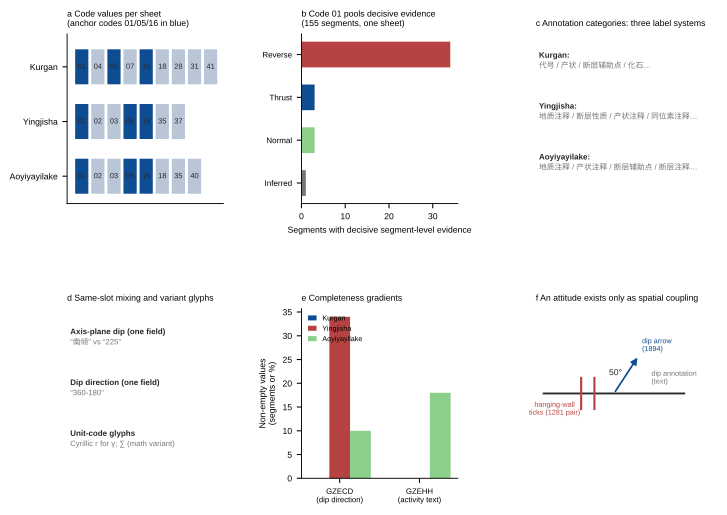

Write the Python code that produced this figure.
# -*- coding: utf-8 -*-
"""Fig. 1 | Six-type semantic looseness: empirical evidence from three sheets.

Panels: a) code values per sheet (anchor codes highlighted); b) one-code-many-
meanings (decisive evidence inside code 01); c) three annotation label systems;
d) same-slot mixing and variant glyphs; e) completeness gradients; f) attitude
as spatial coupling of three cartographic elements.
"""
import matplotlib as mpl
import matplotlib.pyplot as plt
from matplotlib.patches import FancyArrowPatch
import numpy as np

mpl.rcParams.update({
    "font.family": "sans-serif",
    "font.sans-serif": ["Arial", "DejaVu Sans", "sans-serif"],
    "svg.fonttype": "none",
    "pdf.fonttype": 42,
    "font.size": 6.5,
    "axes.spines.right": False,
    "axes.spines.top": False,
    "axes.linewidth": 0.7,
    "legend.frameon": False,
})

BLUE = "#0F4D92"
RED = "#B64342"
GREY = "#767676"
GOLD = "#C9A227"

fig = plt.figure(figsize=(7.0, 5.2))
gs = fig.add_gridspec(2, 3, hspace=0.62, wspace=0.5,
                      left=0.055, right=0.985, top=0.95, bottom=0.06)

# ---- a) code values per sheet ----------------------------------------------
ax = fig.add_subplot(gs[0, 0])
sheets = ["Kurgan", "Yingjisha", "Aoyiyayilake"]
codes = {
    "Kurgan": ["01", "04", "05", "07", "16", "18", "28", "31", "41"],
    "Yingjisha": ["01", "02", "03", "05", "16", "35", "37"],
    "Aoyiyayilake": ["01", "02", "03", "05", "16", "18", "35", "40"],
}
ANCHOR = {"01", "05", "16"}
for row, s in enumerate(sheets):
    y = 2 - row
    for col, c in enumerate(codes[s]):
        colr = BLUE if c in ANCHOR else "#B9C6D8"
        ax.add_patch(plt.Rectangle((col, y - 0.32), 0.82, 0.64,
                                   facecolor=colr, edgecolor="none"))
        ax.text(col + 0.41, y, c, ha="center", va="center", fontsize=5.6,
                color="#272727")
ax.set_xlim(-0.5, 9.2)
ax.set_ylim(-0.5, 2.6)
ax.set_yticks([0, 1, 2])
ax.set_yticklabels(sheets[::-1])
ax.set_xticks([])
ax.set_title("a  Code values per sheet\n(anchor codes 01/05/16 in blue)",
             fontsize=6.5, loc="left")

# ---- b) one code, many meanings --------------------------------------------
ax = fig.add_subplot(gs[0, 1])
# decisive evidence inside code 01 (own-level calibration, Kurgan)
own = [("Reverse", 34), ("Thrust", 3), ("Normal", 3), ("Inferred", 1)]
names = [p[0] for p in own][::-1]
vals = [p[1] for p in own][::-1]
ax.barh(names, vals, color=[RED, BLUE, "#8BCF8B", GREY][::-1], height=0.6)
ax.set_title("b  Code 01 pools decisive evidence\n(155 segments, one sheet)",
             fontsize=6.5, loc="left")
ax.set_xlabel("Segments with decisive segment-level evidence")
ax.tick_params(axis="y", labelsize=6)

# ---- c) three label systems -------------------------------------------------
ax = fig.add_subplot(gs[0, 2])
ax.axis("off")
ax.set_title("c  Annotation categories: three label systems",
             fontsize=6.5, loc="left")
sys_rows = [
    ("Kurgan", "代号 / 产状 / 断层辅助点 / 化石…"),
    ("Yingjisha", "地质注释 / 断层性质 / 产状注释 / 同位素注释…"),
    ("Aoyiyayilake", "地质注释 / 产状注释 / 断层辅助点 / 断层注释…"),
]
for i, (s, txt) in enumerate(sys_rows):
    ax.text(0.02, 0.86 - i * 0.3, f"{s}:", fontsize=6, fontweight="bold",
            color="#272727", transform=ax.transAxes)
    ax.text(0.02, 0.80 - i * 0.3, txt, fontsize=5.8, color=GREY,
            transform=ax.transAxes)

# ---- d) same-slot mixing -----------------------------------------------------
ax = fig.add_subplot(gs[1, 0])
ax.axis("off")
ax.set_title("d  Same-slot mixing and variant glyphs", fontsize=6.5, loc="left")
items = [
    ("Axis-plane dip (one field)", "“南倾”  vs  “225”"),
    ("Dip direction (one field)", "“360-180”"),
    ("Unit-code glyphs", "Cyrillic г for γ;  ∑ (math variant)"),
]
for i, (k, v) in enumerate(items):
    ax.text(0.02, 0.85 - i * 0.3, k, fontsize=6, fontweight="bold",
            color="#272727", transform=ax.transAxes)
    ax.text(0.02, 0.79 - i * 0.3, v, fontsize=5.8, color=GREY,
            transform=ax.transAxes)

# ---- e) completeness gradients ----------------------------------------------
ax = fig.add_subplot(gs[1, 1])
metrics = ["GZECD\n(dip direction)", "GZEHH\n(activity text)"]
kur = [0, 0]
yin = [34, 0]
aoy = [10, 18]
x = np.arange(2)
w = 0.26
ax.bar(x - w, kur, w, color=BLUE, label="Kurgan")
ax.bar(x, yin, w, color=RED, label="Yingjisha")
ax.bar(x + w, aoy, w, color="#8BCF8B", label="Aoyiyayilake")
ax.set_xticks(x)
ax.set_xticklabels(metrics, fontsize=5.8)
ax.set_ylabel("Non-empty values\n(segments or %)")
ax.set_title("e  Completeness gradients", fontsize=6.5, loc="left")
ax.legend(fontsize=5.4, loc="upper left", handlelength=1.2)

# ---- f) attitude as spatial coupling -----------------------------------------
ax = fig.add_subplot(gs[1, 2])
ax.axis("off")
ax.set_xlim(0, 10)
ax.set_ylim(0, 6)
ax.set_title("f  An attitude exists only as spatial coupling",
             fontsize=6.5, loc="left")
# fault trace
ax.plot([0.5, 9.5], [3.0, 3.0], color="#272727", lw=1.4)
# dip arrow (1894)
ar = FancyArrowPatch((5.0, 3.0), (6.6, 4.35), arrowstyle="-|>",
                     mutation_scale=10, color=BLUE, lw=1.3)
ax.add_patch(ar)
ax.text(6.8, 4.5, "dip arrow\n(1894)", fontsize=5.4, color=BLUE)
# paired ticks (1281 pair)
for dx in (-1.1, -0.25):
    ax.plot([4.0 + dx, 4.0 + dx], [2.45, 3.55], color=RED, lw=1.6)
ax.text(1.2, 2.25, "hanging-wall\nticks (1281 pair)", fontsize=5.4, color=RED,
        ha="center")
# dip annotation (text 0)
ax.text(5.1, 3.65, "50°", fontsize=6.5, color="#272727", ha="center")
ax.text(7.4, 3.35, "dip annotation\n(text)", fontsize=5.4, color=GREY)

for lbl, (r, c) in zip("abcdef", [(0, 0), (0, 1), (0, 2), (1, 0), (1, 1), (1, 2)]):
    pass  # titles already carry panel letters

import sys
sys.path.insert(0, r"C:\Users\Administrator\.claude\skills\nature-figure\scripts")
from audit_panel_alignment import require_matplotlib_panel_alignment

require_matplotlib_panel_alignment(
    fig,
    json_out=r"D:\geosciml4china\docs\publication\figures\fig1.alignment.json",
    overlay_svg=r"D:\geosciml4china\docs\publication\figures\fig1.alignment.svg",
    tolerance_pt=1.5,
    strict=True,
)
fig.savefig(r"D:\geosciml4china\docs\publication\figures\fig1_looseness_taxonomy.svg",
            bbox_inches="tight")
fig.savefig(r"D:\geosciml4china\docs\publication\figures\fig1_looseness_taxonomy.pdf",
            bbox_inches="tight")
print("fig1 saved (alignment gate passed)")
